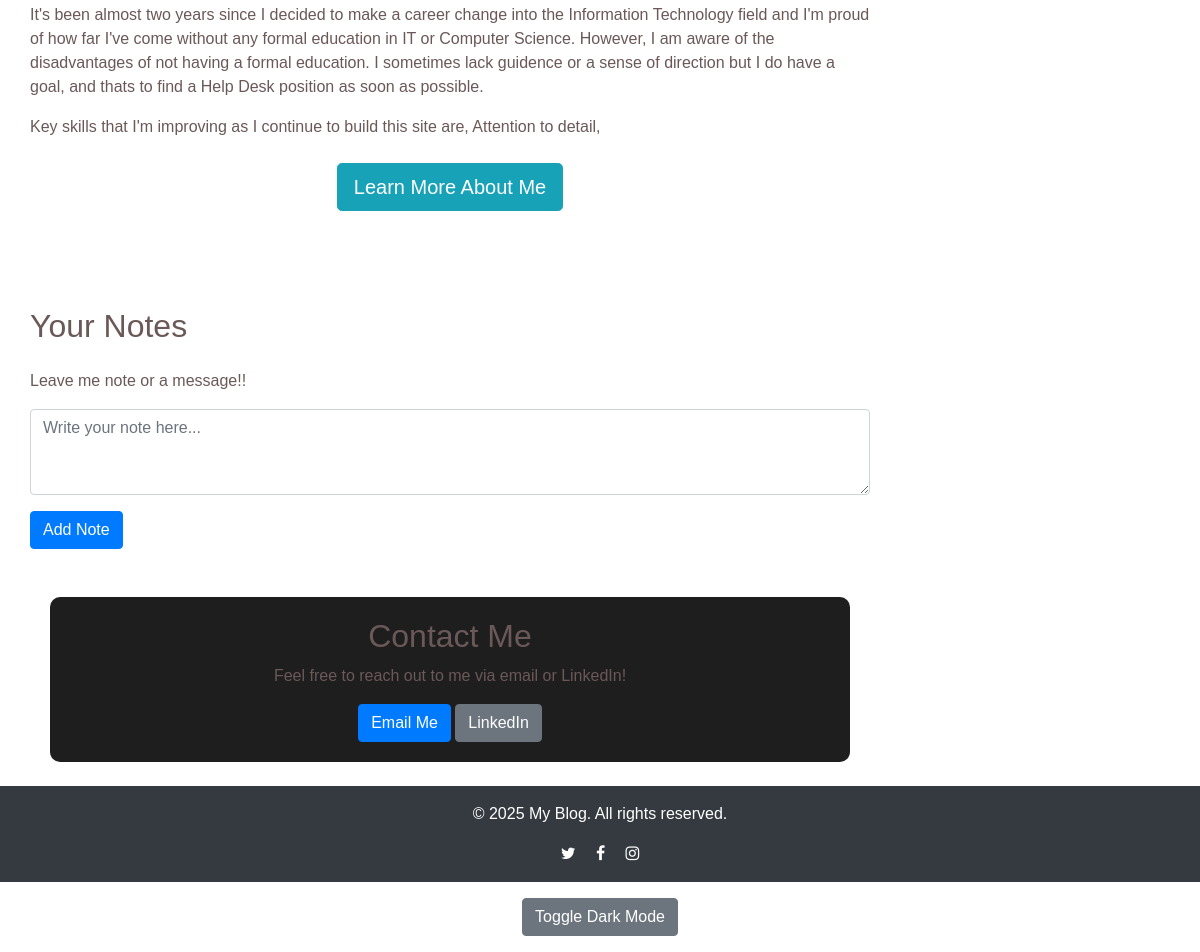
Page / (signed in, lower part) on the earlier database version.
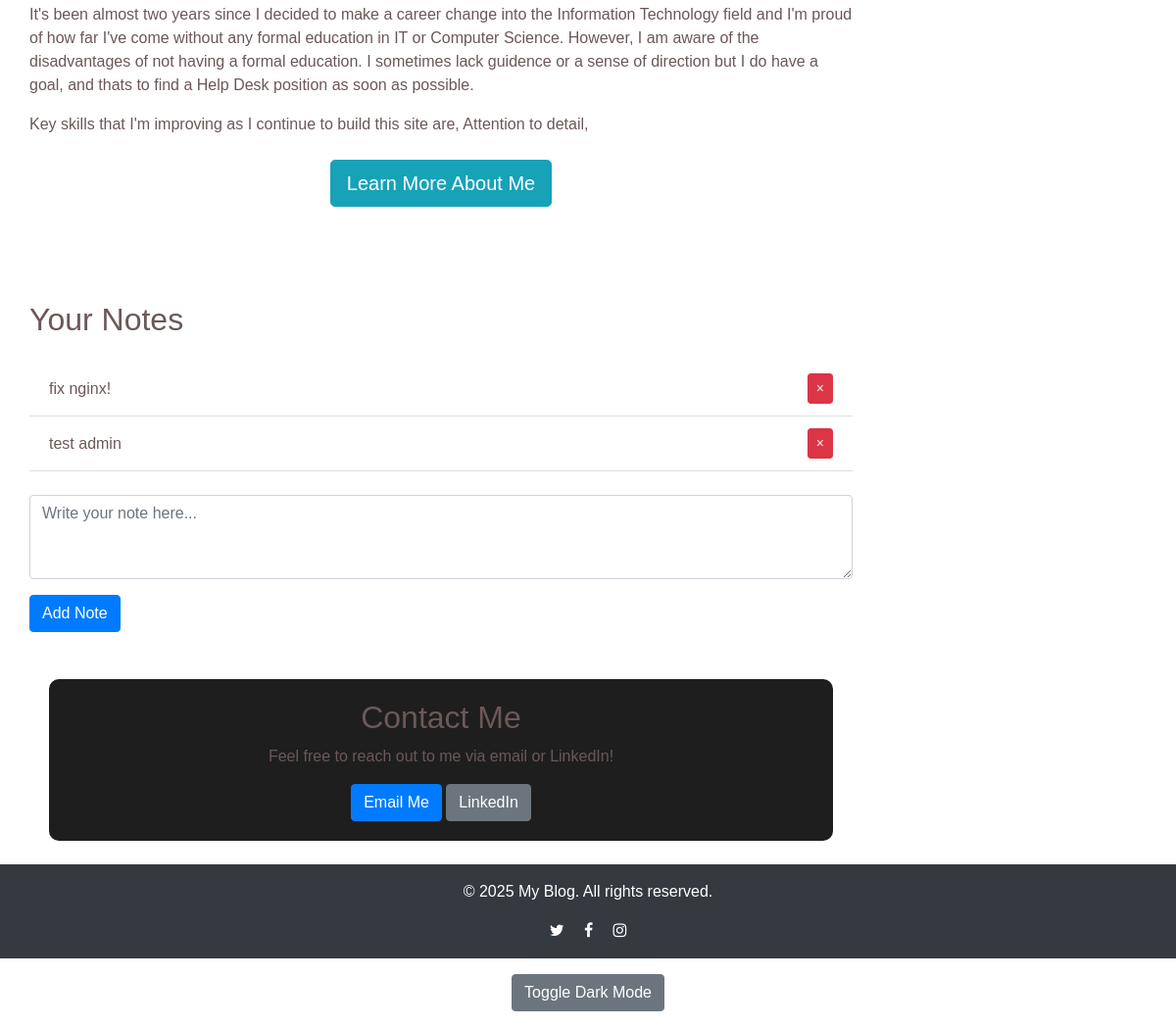
Same page on the later database version.
### website/models.py (models this page shows)
class Note(db.Model):
    id = db.Column(db.Integer, primary_key=True)
    data = db.Column(db.String(10000))
    date = db.Column(db.DateTime(timezone=True), default=func.now())
    user_id = db.Column(db.Integer, db.ForeignKey('user.id'))

### website/views.py (the view, shortened to what this page needs)
@views.route('/', methods=['GET', 'POST'])
def home():
    if not current_user.is_authenticated:
        return render_template("home.html", user=None)
    return render_template("home.html", user=current_user)

### website/templates/home.html (shortened to what this page needs)
{% extends "base.html" %}
{% block content %}
<div class="container-fluid mt-4">
    <div class="row">
        <div class="col-md-12">
            <div class="my-5">
                <p>It's been almost two years since I decided to make a career change into the Information Technology field and I'm proud of how far I've come without any formal education in IT or Computer Science. However, I am aware of the disadvantages of not having a formal education. I  sometimes lack guidence or a sense of direction but I do have a goal, and thats to find a Help Desk position as soon as possible.</p>
                <p>Key skills that I'm improving as I continue to build this site are, Attention to detail, </p>
                <div class="my-4 text-center">
                    <a href="{{ url_for('views.blog') }}" class="btn btn-info btn-lg">Learn More About Me</a>
                </div>
            </div>
        </div>
    </div>
</div>
<div class="container-fluid mt-5">
    <div class="row">
        <div class="col-md-12">
            <h2 class="mb-4">Your Notes</h2>
            {% if user.notes %}
            <ul class="list-group list-group-flush mb-4" id="notes">
                {% for note in user.notes %}
                <li class="list-group-item d-flex justify-content-between align-items-center">
                    {{ note.data }}
                    <button type="button" class="btn btn-danger btn-sm" onClick="deleteNote('{{ note.id }}')">
                        <span aria-hidden="true">&times;</span>
                    </button>
                </li>
                {% endfor %}
            </ul>
            {% else %}
            <p>Leave me note or a message!!</p>
            {% endif %}
            <form method="POST">
                <textarea name="note" id="note" class="form-control mb-3" placeholder="Write your note here..." rows="3"></textarea>
                <button type="submit" class="btn btn-primary">Add Note</button>
            </form>
        </div>
    </div>
</div>
<div id="contact" class="container mt-5">
    <h2 class="text-center">Contact Me</h2>
    <p class="text-center">Feel free to reach out to me via email or LinkedIn!</p>
    <div class="text-center">
        <a href="mailto:your-email@example.com" class="btn btn-primary">Email Me</a>
        <a href="https://www.linkedin.com/in/your-profile" target="_blank" class="btn btn-secondary">LinkedIn</a>
    </div>
</div>
{% endblock %}

### website/templates/base.html (shortened to what this page needs)
<!DOCTYPE html>
<html>
  <head>
    <link
        rel="stylesheet"
        href="https://stackpath.bootstrapcdn.com/bootstrap/4.4.1/css/bootstrap.min.css"
    />
    <link
        rel="stylesheet"
        href="https://stackpath.bootstrapcdn.com/font-awesome/4.7.0/css/font-awesome.min.css"
    />
    <link rel="stylesheet" href="{{ url_for('static', filename='style.css') }}">
  </head>
  <body>
            <div class="col-md-9">
                {% block content %}
                {% endblock %}
            </div>
    <footer class="bg-dark text-white text-center py-3 mt-4">
        <p>&copy; 2025 My Blog. All rights reserved.</p>
        <a href="https://twitter.com" class="text-white mx-2"><i class="fa fa-twitter"></i></a>
        <a href="https://facebook.com" class="text-white mx-2"><i class="fa fa-facebook"></i></a>
        <a href="https://instagram.com" class="text-white mx-2"><i class="fa fa-instagram"></i></a>
    </footer>
    <div class="text-center my-3">
        <button id="theme-toggle" class="btn btn-secondary">Toggle Dark Mode</button>
    </div>
  </body>
</html>

### website/static/style.css (style rules this page uses)
body { background-color: #ffffff; color: #6b5858; font-family: Arial, sans-serif; }
.container { max-width: 800px; margin: auto; padding: 20px; background: #1e1e1e; border-radius: 10px; box-shadow: 0 0 10px rgba(255, 255, 255, 0.1); }
button { background-color: #6200ea; color: white; border: none; padding: 10px 15px; border-radius: 5px; cursor: pointer; }

Differences in the rows shown:
added Note: data "fix nginx!"
added Note: data "test admin"
Other differences:
text no longer shown: "Leave me note or a message!!"
